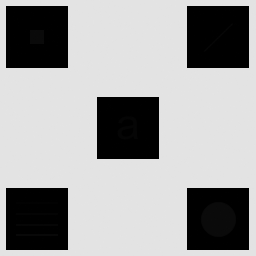
#> input picture Imagen_con_detalles_escondidos.tif, 256 x 256 px
$ python main.py
#> lines starting #> are read from the running program, lines starting #| are printed output that depends on the picture; after the words box and inside, x2 and y2 are one past the last pixel; in counts of white or black regions, pixels touching at a corner belong together
### acciones/funciones.py
import cv2
import numpy as np
import matplotlib.pyplot as plt

def ecualizacionLocal(ruta,window_size = 25):
    '''
    Toma la ruta de una imagen y devuelve la misma imagen pero ecualizada localmente.
    '''
#> called with ruta = 'Imagen_con_detalles_escondidos.tif', window_size = 25
    #Primero realizamos una carga y visualización de la imagen
    imagen = cv2.imread(ruta, cv2.IMREAD_GRAYSCALE)
#> imagen is the input picture: shape (256, 256); min 0, max 228, mean 160.7

    #Funcion para ecualizar localmente
    def local_histogram_equalization(img, window_size):
        '''
        Calcula la ecualizacion local de histograma
        '''
        h, w = img.shape #Toma el alto y ancho de la imagen
        img_equalized = np.zeros((h, w), dtype=np.uint8) #Se crea una imagen base en blanco

        #Se toma la mitad de la imagen para calcular el desplazamiento
        #de la ventana desde el centro, donde el centro es i,j
        half_size = window_size // 2

        for i in range(h):
            for j in range(w):
                i_min = max(0, i - half_size) #Para que no tome una fila menor a 0
                i_max = min(h, i + half_size + 1) #Lo mismo pero mayor a 255
                j_min = max(0, j - half_size) #Lo mismo para las columnas
                j_max = min(w, j + half_size + 1) #etc

                # Obtener la subimagen dentro de la ventana
                window = img[i_min:i_max, j_min:j_max]

                # Ecualizar el histograma localmente
                window_equalized = cv2.equalizeHist(window)

                # Asignar el valor ecualizado al píxel central de la ventana en la imagen resultante
                img_equalized[i, j] = window_equalized[i - i_min, j - j_min]

        return img_equalized

    #window_size = 25

    imagen_ecualizada_localmente = local_histogram_equalization(imagen, window_size)
#> after the loop in local_histogram_equalization, `for i in range(h):`:
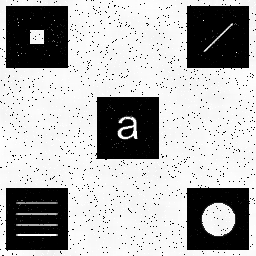
#> img_equalized: shape (256, 256); min 0, max 255, mean 177.3

    #plt.imshow(imagen_ecualizada_localmente, cmap = 'gray')
    #plt.show(block=False)
    return imagen_ecualizada_localmente
# Funcion para obtener el renlgon de datos del examen --> devuelve la iamgen ya recortada
def obtener_renglon_de_datos(examen):
    """
    Devuelve la imagen del renglón de los campos a analizar
    """
    img = cv2.imread(examen, cv2.IMREAD_GRAYSCALE)
    umbral, umbralizada = cv2.threshold(img, 120, 255, cv2.THRESH_BINARY)
    img_neg = umbralizada==0  #True -> blanco, False --> negro

    img_row_zeros = img_neg.any(axis=1)
    x = np.diff(img_row_zeros)
    renglones_indxs = np.argwhere(x)  # me devuelve donde empieza y termina el renglon, me interesa la pos 2 y 3
    renglon_de_datos = [renglones_indxs[2], renglones_indxs[3]]
    # Genero imagen para pasar como argumento a la otra que analiza el texto
    recorte_renglon = img[renglon_de_datos[0][0]:renglon_de_datos[1][0], :]
    return recorte_renglon

def obtener_datos_de_campos(imagen):
    """
    Funcion que devuelve una lista con las imagenes de los campos completados
    """
    campos = imagen

    _, umbral = cv2.threshold(campos, 220, 255, cv2.THRESH_BINARY)
    contornos, _ = cv2.findContours(umbral, cv2.RETR_EXTERNAL, cv2.CHAIN_APPROX_SIMPLE)

    campos = []

    for c in contornos:
        x, y, w, h = cv2.boundingRect(c)

        if w > 77:
          # chequeo que la posiscion de x no sea 569 porque coincide con el ancho del campo de codigo
          if x == 569:
            continue

          campos.append((x, y, w, h))

    # Genero imagenes para pasar como argumento a la otra que analiza los caracteres:
    indv_datos_del_examen=[]
    campos_a_retornar=imagen.copy()
    for x, y, w, h in campos:
      indv_datos_del_examen.append(campos_a_retornar[y+3:y+h-3, x+3:x+w-3]) # Agrego los recortes de los campos, el +3, -3 para descartar los borde

    return indv_datos_del_examen

# [38 lines left out: function contar_componentes, not called in this run]

def validar_caracteres(componentes):

  for val, keys in componentes.items():
    n_caracteres = keys[0]
    espacios = keys[1]

    if val == "campo_1":
       if n_caracteres == 1:
          print("CODE:OK")
       else:
          print("CODE: MAL")

    if val == "campo_2" or val == "campo_0":
       if n_caracteres == 8:
          if val == "campo_0":
            print("DATE:OK")
          else:
            print("ID:OK")
       else:
          if val == "campo_0":
            print("DATE:MAL")
          else:
            print("ID: MAL")

    if val == "campo_3":
       if n_caracteres > 1 and  n_caracteres <= 25 and espacios == 1:
          print("NAME:OK")
       else:
          print("NAME: MAL")

def obtener_campo_nombre(examen):
    '''Función que evuelve los crop de los campos name'''
    renglon = obtener_renglon_de_datos(examen)
    # Como sé que el ultimo campo es el nombre, me quedo con ese
    campos_datos = obtener_datos_de_campos(renglon)
    name = campos_datos[3]
    #plt.figure(), plt.imshow(renglon, cmap='gray'),  plt.show(block=True)
    return name

def generar_imagen_salida(resultados):

    '''Función para generar la imágen de salida'''
    # Crear una imagen en blanco para la salida
    height = len(resultados) * 60
    width = 400
    output_image = np.ones((height, width, 3), np.uint8) * 255

    # Iterar sobre los resultados y generar los crops de los campos Name
    y = 20
    for examen, respuestas_correctas in resultados:
        # Obtener el campo Name del examen
        campo_name = obtener_campo_nombre(examen)
        #plt.figure(), plt.imshow(campo_name, cmap='gray'),  plt.show(block=True)
        h, w = campo_name.shape[:3]

        # Dibujar el crop del campo Name en la imagen de salida
        output_image[y:y+h, :w, 1] = campo_name
        # Escribir el nombre del examen y el número de respuestas correctas
        if respuestas_correctas >= 20:
            text = f"Examen: APROBADO"
        else:
            text = f"Examen: DESAPROBADO"

        cv2.putText(output_image, text, (w + 5, y + h // 2),
                    cv2.FONT_HERSHEY_SIMPLEX, 0.5, (0, 0, 0), 1)
        y += h + 10

    # Guardar la imagen de salida
    cv2.imwrite('output_image.png', output_image)
    plt.imshow(output_image)
    plt.axis('off')
    plt.show()

def main(multiple_choice):
  '''Función para retornar el nombre del exámen y el número de respuestas correctas'''
  lista_de_examenes = multiple_choice
  resultados = []  # Lista para almacenar los resultados de los exámenes
  ex_id = 0

  for examen in lista_de_examenes:
     print(f"Examen: {ex_id}-{examen}")
     renglon = obtener_renglon_de_datos(examen)
     #plt.figure(), plt.imshow(renglon, cmap='gray'),  plt.show(block=True)
     datos_de_los_campos = obtener_datos_de_campos(renglon)
     #plt.figure(), plt.imshow(datos_de_los_campos[0], cmap='gray'),  plt.show(block=True)
     componentes = contar_componentes(datos_de_los_campos)
     #print(componentes)
     validar_caracteres(componentes)
     # Calcular el número de respuestas correctas
     correccion_exam = corregir(adecuar(examen))
     respuestas_correctas = sum(1 for estado in correccion_exam.values() if estado == 'OK')
     resultados.append((examen, respuestas_correctas))
     ex_id += 1

  return resultados

def adecuar(NombreImagen:str):
    '''
    Toma la imagen leida y extrae solamente la parte del examen
    '''
    img = cv2.imread(NombreImagen, cv2.IMREAD_GRAYSCALE)
    #---------- UMBRALADO ------------
    '''
    Las siguientes líneas llevan los píxeles menores de 150 a 0 y,
    los mayores, a 255, quedando una imagen solo con blancos y negros.
    '''
    img[img < 150] = 0 #umbralado negro
    img[img > 150] = 255 #Umbralado blanco

    #----- RECORTAR EL ENCABEZADO -----
    y = 140
    imgRecortada = img[y:]

    #------ SELECCIONAR SOLO LAS RESPUESTAS -------

    '''
    Razonamiento:

    Como la imagen tiene 916 pixeles en sus columnas
    podemos decir que una fila toda blanca tendra una suma
    de 255*816. Por lo tanto, si la suma de la fila da un valor
    menor a ese numero, podemos decir que ya hay algun valr igual
    a 0
    '''
    #Recortar filas
    def sumar_filas(matriz):
        '''
        Recibe un array de mas de una dimensión, recorre la dimensión
        inferior y realiza la suma de sus elementos.
        '''
        suma_filas = []
        for fila in matriz:
            suma = sum(fila)
            suma_filas.append(suma)
        return suma_filas

    sumaFilas = sumar_filas(imgRecortada) #lista de longitud = filas matriz con la suma de cada fila

    cant_filas, cant_columnas = imgRecortada.shape

    contador = 1
    for i in sumaFilas:
        if i != 255*cant_columnas:
            #print(f'La fila n° {contador} es la primera con un valor distinto de blanco')
            break
        contador += 1


    examenRecorte1 = imgRecortada[contador-1:]
    examenRecorte2 = examenRecorte1[:766] #766 es el alto del examen

    #Recortar columnas

    imgTraspuesta = examenRecorte2.T #trasponemo'

    sumaColumnas = sumar_filas(imgTraspuesta)

    cant_filas,cant_columnas = examenRecorte2.shape

    contador = 1
    for i in sumaColumnas:
        if i != 255*cant_filas:
            #print(f'La columna n° {contador} es la primera con un valor distinto de blanco')
            break
        contador += 1

    imagenRecorte3 = examenRecorte2[:,contador-1:]
    ancho_examen = 197

    examen = imagenRecorte3[:,:ancho_examen] #Imagen sobre la que trabajar

    return examen

def corregir(examen):

    #img = cv2.imread(examen, cv2.IMREAD_GRAYSCALE)
    img = examen

    respuestasCorrectas = {
        1: 'A',
        2: 'A',
        3: 'B',
        4: 'A',
        5: 'D',
        6: 'B',
        7: 'B',
        8: 'C',
        9: 'B',
        10: 'A',
        11: 'D',
        12: 'A',
        13: 'C',
        14: 'C',
        15: 'D',
        16: 'B',
        17: 'A',
        18: 'C',
        19: 'C',
        20: 'D',
        21: 'B',
        22: 'A',
        23: 'C',
        24: 'C',
        25: 'C'
    }

    separacion_entre_letras = 6
    ancho_de_las_letras = 23

    lista = []
    cantidad_preguntas = 25
    longitud_renglon = 20
    espacio_entre_renglones = 11

    for i in range(cantidad_preguntas):
        inicio = longitud_renglon * i + espacio_entre_renglones * i
        fin = inicio + 20
        lista.append(img[inicio:fin,:])

    '''
    Las preguntas ya estan separadas.
    Ahora hay que ver como comprobar cual fue la que se seleccionó.
    Para ello se nos ocurrió hacerlo por posición y sumando los valores.
    Es evidente que una letra marcada tendrá una suma de sus valores muy baja
    porque la mayoria de sus valores son = 0.
    Se nos ocurrió tomar la fila de en medio de cada respuesta, separar por posicion
    y realizar la suma de sus filas. Aquella que posea una suma más baja será la
    seleccionada.
    '''

    respuestasAlumno = {}

    contador = 1
    for respuesta in lista:
        #Seteo las posiciones para cada letra
        A = sum(respuesta[10:11,61:81][0])
        B = sum(respuesta[10:11,90:111][0])
        C = sum(respuesta[10:11,119:140][0])
        D = sum(respuesta[10:11,148:168][0])
        E = sum(respuesta[10:11,177:197][0])

        opciones = [A,B,C,D,E]

        menorValor = min(opciones)

        if menorValor == opciones[0]:
            respuestasAlumno[contador] = 'A'
            contador+=1
        elif menorValor == opciones[1]:
            respuestasAlumno[contador] = 'B'
            contador+=1
        elif menorValor == opciones[2]:
            respuestasAlumno[contador] = 'C'
            contador+=1
        elif menorValor == opciones[3]:
            respuestasAlumno[contador] = 'D'
            contador+=1
        else:
            respuestasAlumno[contador] = 'E'
            contador+=1

    #COMPARACION CON LAS RESPUESTAS CORRECTAS
    correccion = {}

    for i in range(1,25+1):
        if respuestasAlumno[i] == respuestasCorrectas[i]:
            correccion[f'Pregunta {i}'] = 'OK'
        else:
            correccion[f'Pregunta {i}'] = 'MAL'

    return correccion

def contar_componentes(campos):
    """
    Función que cuenta los caracteres de mi imagen
    """
    componentes={}
    con = 0

    for imagen in campos:
      ret, thresh = cv2.threshold(imagen, 127, 255, 0)

      #cv2 Componets detecta los blancos como porciones de componentes --> hay que invertir los bits
      img = cv2.bitwise_not(thresh)
      output = cv2.connectedComponentsWithStats(img)
      caracteres = output[0]-1

      stats = output[2]
      sort_index = np.argsort(stats[:, 0])
      stats = stats[sort_index]

      # Descartar las componentes de ancho pequeño
      for i in range(len(stats)):
        if i >= 1:
          anchura = stats[i][2]
          if anchura <= 2:
             caracteres = caracteres -1

      espacios =  []
      for i in range(len(stats)):
        if i > 1: # para calcular la diferencia con el anterior
          val_espacio = stats[i][0]-(stats[i-1][0]) # calculo la diferencia entre la cordenada x de mi componente siguiente y la anterior
          if val_espacio > 9 and  i > 2: # > 2 Es para descartar el vector de mi primer componente. Porque las masyusculas tienden a ser mas anchas y no corresponden a espacios
            espacios.append(val_espacio)

      clave = f"campo_{con}"
      componentes[clave] = (caracteres, len(espacios))
      con = con + 1

    return componentes

### main.py
import cv2
import numpy as np
import matplotlib.pyplot as plt
from acciones import funciones

######## Ejercicio 1 ##############
imagen = funciones.ecualizacionLocal(ruta = 'Imagen_con_detalles_escondidos.tif',window_size=25)
plt.imshow(imagen)
plt.show()

######## Ejercicio 2 ################
#a)
examen = funciones.adecuar('multiple_choice_1.png')
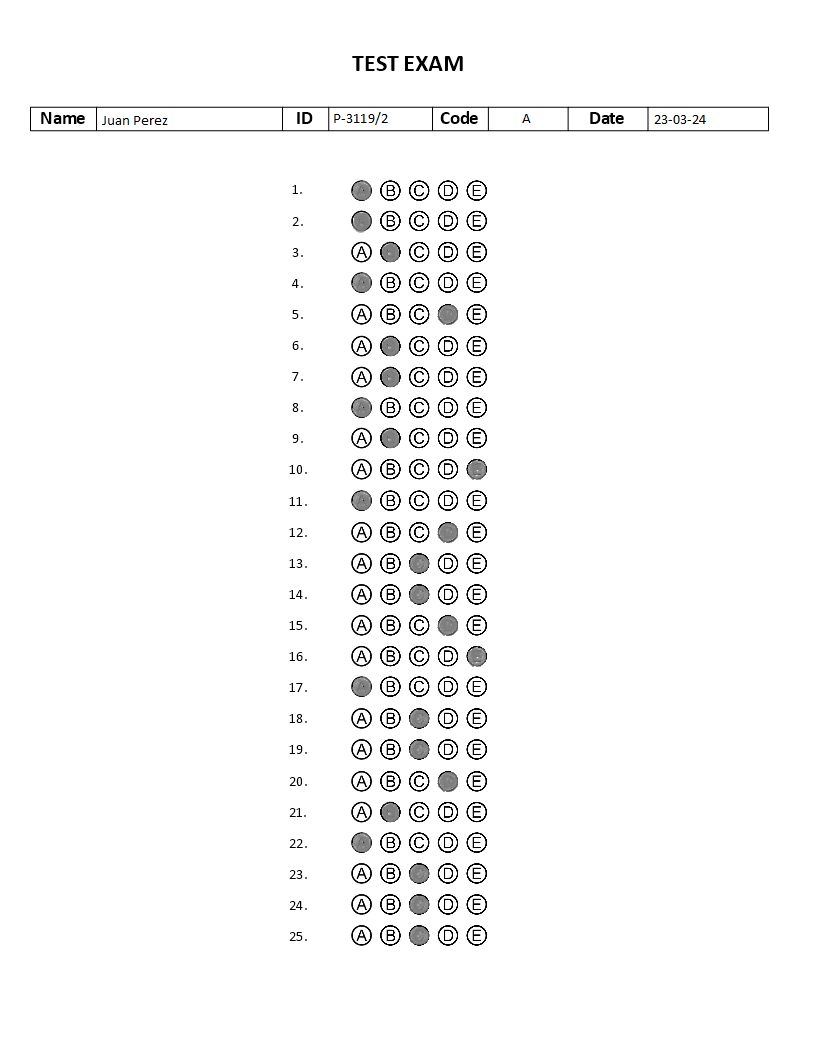
#> input picture multiple_choice_1.png, 816 x 1056 px
#> in adecuar, `imgRecortada = img[y:]`:
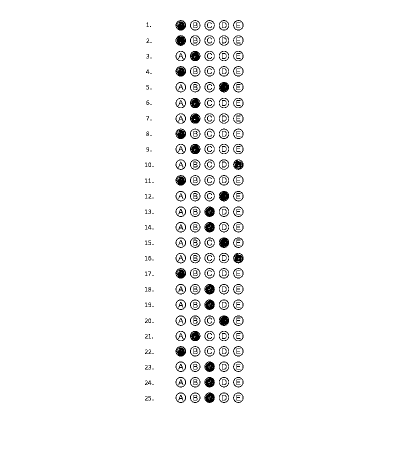
#> imgRecortada: shape (916, 816) (shown at 1/2 size); min 0, max 255, mean 247.3
#> the loop in sumar_filas, `for fila in matriz:` made 916 passes
#> suma on passes 1 to 3: 208080, 208080, 208080
#> after the loop in sumar_filas, `for fila in matriz:`: suma_filas = 916 values, max 208080 at index 0, min 188700 at index 707, mean 201756.4
#> in adecuar, `sumaFilas = sumar_filas(imgRecortada)`: sumaFilas has the same summary as suma_filas in sumar_filas
#> the loop in adecuar, `for i in sumaFilas:` made 41 passes
#> after the loop in adecuar, `for i in sumaFilas:`: contador = 41
#> in adecuar, `imgTraspuesta = examenRecorte2.T #trasponemo'`:
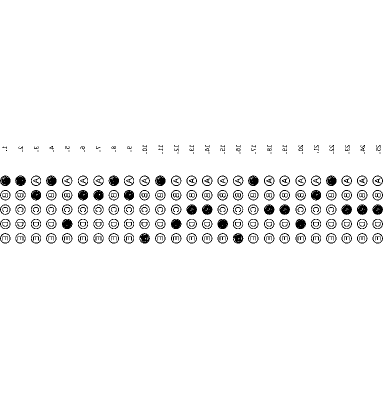
#> imgTraspuesta: shape (816, 766) (shown at 1/2 size); min 0, max 255, mean 245.7
#> in adecuar, `sumaColumnas = sumar_filas(imgTraspuesta)`: sumaColumnas = 816 values, max 195330 at index 0, min 97500 at index 444, mean 188231.5
#> after the loop in adecuar, `for i in sumaColumnas:`: contador = 291
#> in adecuar, `examen = imagenRecorte3[:,:ancho_examen]`:
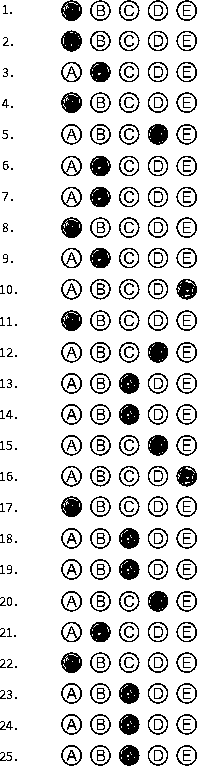
#> examen: shape (766, 197); min 0, max 255, mean 216.6
print(funciones.corregir(examen))
#> after the loop in corregir, `for i in range(cantidad_preguntas):`: lista = 25 items
#> the loop in corregir, `for respuesta in lista:` made 25 passes
#> (A, B, C, D, E, menorValor) on passes 1 to 8: (510, 2550, 4080, 4080, 2550, 510), (255, 3315, 4335, 4080, 4080, 255), (3315, 0, 4335, 4080, 4080, 0), (0, 3570, 4080, 4080, 4080, 0), (3315, 2550, 4080, 405, 2550, 405), (3570, 255, 4335, 4080, 2550, 255), (3570, 255, 4335, 4080, 2550, 255), (510, 2550, 4080, 4080, 2550, 510)
#> after the loop in corregir, `for respuesta in lista:`: contador = 26; respuestasAlumno = 25 items
#> (printed output is left out)

#b)
#Correccion de encabezados
m_choice=['multiple_choice_1.png','multiple_choice_2.png', 'multiple_choice_3.png', 'multiple_choice_4.png', 'multiple_choice_5.png']
resultados_examenes = funciones.main(m_choice)
#> in obtener_renglon_de_datos, `umbral, umbralizada = cv2.threshold(img, 120, 255, cv2.THRESH_BINARY)`:
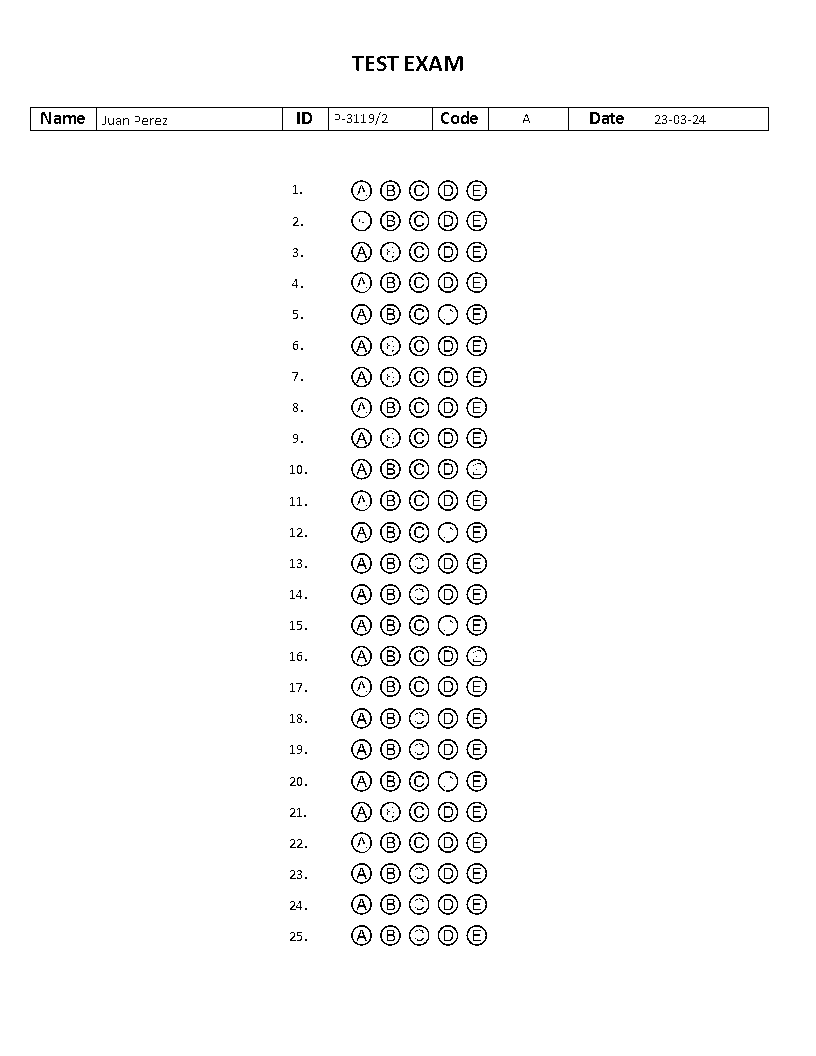
#> umbralizada: shape (1056, 816); 97.6% white; black in thin lines or dots, all inside (x1, y1, x2, y2) = (30, 56, 769, 946)
#> in obtener_renglon_de_datos, `renglones_indxs = np.argwhere(x)`: renglones_indxs = 54 values from 55 to 945
#> in obtener_renglon_de_datos, `renglon_de_datos = [renglones_indxs[2], renglones_indxs[3]]`: renglon_de_datos = [[106], [130]]
#> in obtener_datos_de_campos, `contornos, _ = cv2.findContours(umbral, cv2.RETR_EXTERNAL, cv2.CHAIN_A..`: contornos = 10 contours; largest, box (x1, y1, x2, y2) and area: (97, 2, 282, 24) 3864, (649, 2, 768, 24) 2478, (330, 2, 432, 24) 2121, (569, 2, 647, 24) 1617, (489, 2, 567, 24) 1617
#> the loop in obtener_datos_de_campos, `for c in contornos:` made 10 passes
#> (c, x, y, w, h) on passes 1 to 7: ([[649, 2], [649, 23], [767, 23], [767, 2]], 649, 2, 119, 22), ([[569, 2], [569, 23], [646, 23], [646, 2]], 569, 2, 78, 22), ([[489, 2], [489, 23], [566, 23], [566, 2]], 489, 2, 78, 22), ([[433, 2], [433, 23], [487, 23], [487, 2]], 433, 2, 55, 22), ([[330, 2], [330, 23], [431, 23], [431, 2]], 330, 2, 102, 22), ([[283, 2], [283, 23], [327, 23], [327, 2]], 283, 2, 45, 22), ([[97, 2], [97, 23], [281, 23], [281, 2]], 97, 2, 185, 22)
#> after the loop in obtener_datos_de_campos, `for c in contornos:`: campos = [(649, 2, 119, 22), (489, 2, 78, 22), (330, 2, 102, 22), (97, 2, 185, 22)]
#> the loop in obtener_datos_de_campos, `for x, y, w, h in campos:` made 4 passes
#> (x, w) on passes 1 to 4: (649, 119), (489, 78), (330, 102), (97, 185)
#> after the loop in obtener_datos_de_campos, `for x, y, w, h in campos:`: indv_datos_del_examen = 4 items
#> the loop in contar_componentes, `for imagen in campos:` made 4 passes
#> (sort_index, clave) on passes 1, 3, 4: ([0, 1, 2, 7, 3, 4, 8, 5, 6], 'campo_0'), ([0, 2, 11, 3, 4, 8, 5, 9, 6, 10, 1, 7], 'campo_2'), ([0, 1, 3, 4, 5, 2, 6, 7, 8, 9], 'campo_3')
#> after the loop in contar_componentes, `for imagen in campos:`: componentes = {'campo_0': (8, 0), 'campo_1': (1, 0), 'campo_2': (8, 0), 'campo_3': (9, 1)}; con = 4
#> the loop in validar_caracteres, `for val, keys in componentes.items():` made 4 passes
#> (printed output is left out)
#> the loop in adecuar (call 2), `for i in sumaFilas:` made 41 passes
#> the loop in corregir (call 2), `for respuesta in lista:` made 25 passes
print(resultados_examenes)

#c)
#Correccion de cada examen
for imagen in m_choice:
    respuesta = funciones.corregir(funciones.adecuar(imagen))
    print(imagen)
    #print(respuesta)
    for punto in respuesta:
        print(punto, respuesta[punto])
    print('\n')

#d)
funciones.generar_imagen_salida(resultados_examenes)
#> in generar_imagen_salida, `cv2.imwrite('output_image.png', output_image)`:
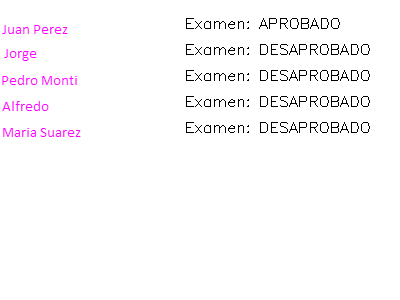
#> saved as output_image.png: shape (300, 400, 3); mean B, G, R 250.3, 248.8, 250.3
